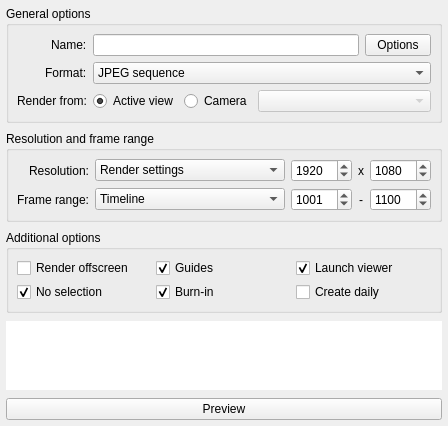
<?xml version="1.0" encoding="UTF-8"?>
<ui version="4.0">
 <class>MainWindow</class>
 <widget class="QMainWindow" name="MainWindow">
  <property name="geometry">
   <rect>
    <x>0</x>
    <y>0</y>
    <width>448</width>
    <height>426</height>
   </rect>
  </property>
  <property name="windowTitle">
   <string>Preview</string>
  </property>
  <widget class="QWidget" name="centralwidget">
   <property name="xmlCategory" stdset="0">
    <string>preview</string>
   </property>
   <layout class="QVBoxLayout" name="main_verticalLayout">
    <property name="spacing">
     <number>8</number>
    </property>
    <property name="margin">
     <number>6</number>
    </property>
    <item>
     <widget class="QGroupBox" name="generalOptions_groupBox">
      <property name="title">
       <string>General options</string>
      </property>
      <property name="flat">
       <bool>false</bool>
      </property>
      <property name="checkable">
       <bool>false</bool>
      </property>
      <property name="expandable" stdset="0">
       <bool>true</bool>
      </property>
      <layout class="QFormLayout" name="formLayout">
       <property name="labelAlignment">
        <set>Qt::AlignRight|Qt::AlignTrailing|Qt::AlignVCenter</set>
       </property>
       <property name="horizontalSpacing">
        <number>6</number>
       </property>
       <property name="verticalSpacing">
        <number>6</number>
       </property>
       <property name="margin">
        <number>8</number>
       </property>
       <item row="0" column="0">
        <widget class="QLabel" name="name_label">
         <property name="text">
          <string>Name:</string>
         </property>
         <property name="buddy">
          <cstring>name_lineEdit</cstring>
         </property>
        </widget>
       </item>
       <item row="0" column="1">
        <widget class="QFrame" name="name_frame">
         <property name="frameShape">
          <enum>QFrame::NoFrame</enum>
         </property>
         <property name="frameShadow">
          <enum>QFrame::Plain</enum>
         </property>
         <property name="lineWidth">
          <number>0</number>
         </property>
         <layout class="QHBoxLayout" name="name_horizontalLayout">
          <property name="spacing">
           <number>6</number>
          </property>
          <property name="margin">
           <number>0</number>
          </property>
          <item>
           <widget class="QLineEdit" name="name_lineEdit">
            <property name="mandatoryField" stdset="0">
             <bool>false</bool>
            </property>
            <property name="xmlTag" stdset="0">
             <string>name</string>
            </property>
           </widget>
          </item>
          <item>
           <widget class="QToolButton" name="nameUpdate_toolButton">
            <property name="sizePolicy">
             <sizepolicy hsizetype="Maximum" vsizetype="Fixed">
              <horstretch>0</horstretch>
              <verstretch>0</verstretch>
             </sizepolicy>
            </property>
            <property name="toolTip">
             <string>Output file name options</string>
            </property>
            <property name="styleSheet">
             <string notr="true">QToolButton {
	padding: 1px 12px 2px 1px;
}

QToolButton:pressed, QToolButton:checked:pressed {
	padding: 2px 11px 1px 2px;
}
</string>
            </property>
            <property name="text">
             <string>Options</string>
            </property>
            <property name="iconSize">
             <size>
              <width>15</width>
              <height>15</height>
             </size>
            </property>
            <property name="popupMode">
             <enum>QToolButton::InstantPopup</enum>
            </property>
            <property name="toolButtonStyle">
             <enum>Qt::ToolButtonIconOnly</enum>
            </property>
            <property name="attach" stdset="0">
             <bool>true</bool>
            </property>
           </widget>
          </item>
         </layout>
        </widget>
       </item>
       <item row="1" column="0">
        <widget class="QLabel" name="format_label">
         <property name="text">
          <string>Format:</string>
         </property>
         <property name="buddy">
          <cstring>format_comboBox</cstring>
         </property>
        </widget>
       </item>
       <item row="1" column="1">
        <widget class="QComboBox" name="format_comboBox">
         <property name="xmlTag" stdset="0">
          <string>format</string>
         </property>
         <item>
          <property name="text">
           <string>JPEG sequence</string>
          </property>
         </item>
         <item>
          <property name="text">
           <string>TIFF sequence</string>
          </property>
         </item>
         <item>
          <property name="text">
           <string>QuickTime</string>
          </property>
         </item>
        </widget>
       </item>
       <item row="2" column="0">
        <widget class="QLabel" name="view_label">
         <property name="text">
          <string>Render from:</string>
         </property>
         <property name="alignment">
          <set>Qt::AlignRight|Qt::AlignTrailing|Qt::AlignVCenter</set>
         </property>
        </widget>
       </item>
       <item row="2" column="1">
        <widget class="QFrame" name="view_frame">
         <property name="frameShape">
          <enum>QFrame::NoFrame</enum>
         </property>
         <property name="frameShadow">
          <enum>QFrame::Plain</enum>
         </property>
         <property name="lineWidth">
          <number>0</number>
         </property>
         <layout class="QHBoxLayout" name="camera_horizontalLayout">
          <property name="spacing">
           <number>6</number>
          </property>
          <property name="margin">
           <number>0</number>
          </property>
          <item>
           <widget class="QRadioButton" name="activeView_radioButton">
            <property name="sizePolicy">
             <sizepolicy hsizetype="Maximum" vsizetype="Fixed">
              <horstretch>0</horstretch>
              <verstretch>0</verstretch>
             </sizepolicy>
            </property>
            <property name="text">
             <string>Active view</string>
            </property>
            <property name="checked">
             <bool>true</bool>
            </property>
            <property name="autoExclusive">
             <bool>true</bool>
            </property>
            <property name="xmlTag" stdset="0">
             <string>renderfrom</string>
            </property>
           </widget>
          </item>
          <item>
           <widget class="QRadioButton" name="camera_radioButton">
            <property name="sizePolicy">
             <sizepolicy hsizetype="Maximum" vsizetype="Fixed">
              <horstretch>0</horstretch>
              <verstretch>0</verstretch>
             </sizepolicy>
            </property>
            <property name="text">
             <string>Camera</string>
            </property>
            <property name="checked">
             <bool>false</bool>
            </property>
            <property name="autoExclusive">
             <bool>true</bool>
            </property>
            <property name="xmlTag" stdset="0">
             <string>renderfrom</string>
            </property>
           </widget>
          </item>
          <item>
           <widget class="QComboBox" name="camera_comboBox">
            <property name="enabled">
             <bool>false</bool>
            </property>
            <property name="sizePolicy">
             <sizepolicy hsizetype="Expanding" vsizetype="Fixed">
              <horstretch>0</horstretch>
              <verstretch>0</verstretch>
             </sizepolicy>
            </property>
            <property name="xmlTag" stdset="0">
             <string>camera</string>
            </property>
           </widget>
          </item>
         </layout>
        </widget>
       </item>
      </layout>
      <zorder>name_label</zorder>
      <zorder>view_label</zorder>
      <zorder>format_label</zorder>
      <zorder>name_frame</zorder>
      <zorder>format_comboBox</zorder>
      <zorder>view_frame</zorder>
     </widget>
    </item>
    <item>
     <widget class="QGroupBox" name="res_range_groupBox">
      <property name="layoutDirection">
       <enum>Qt::LeftToRight</enum>
      </property>
      <property name="title">
       <string>Resolution and frame range</string>
      </property>
      <property name="flat">
       <bool>false</bool>
      </property>
      <property name="checkable">
       <bool>false</bool>
      </property>
      <property name="expandable" stdset="0">
       <bool>true</bool>
      </property>
      <layout class="QGridLayout" name="res_range_gridLayout">
       <property name="margin">
        <number>8</number>
       </property>
       <property name="spacing">
        <number>6</number>
       </property>
       <item row="2" column="0">
        <widget class="QLabel" name="range_label">
         <property name="text">
          <string>Frame range:</string>
         </property>
         <property name="alignment">
          <set>Qt::AlignRight|Qt::AlignTrailing|Qt::AlignVCenter</set>
         </property>
         <property name="buddy">
          <cstring>range_comboBox</cstring>
         </property>
        </widget>
       </item>
       <item row="1" column="0">
        <widget class="QLabel" name="resolution_label">
         <property name="text">
          <string>Resolution:</string>
         </property>
         <property name="alignment">
          <set>Qt::AlignRight|Qt::AlignTrailing|Qt::AlignVCenter</set>
         </property>
         <property name="buddy">
          <cstring>resolution_comboBox</cstring>
         </property>
        </widget>
       </item>
       <item row="2" column="3">
        <widget class="QLabel" name="rangeSep_label">
         <property name="text">
          <string>-</string>
         </property>
         <property name="alignment">
          <set>Qt::AlignCenter</set>
         </property>
        </widget>
       </item>
       <item row="2" column="2">
        <widget class="QSpinBox" name="start_spinBox">
         <property name="maximum">
          <number>9999</number>
         </property>
         <property name="value">
          <number>1001</number>
         </property>
        </widget>
       </item>
       <item row="2" column="4">
        <widget class="QSpinBox" name="end_spinBox">
         <property name="maximum">
          <number>9999</number>
         </property>
         <property name="value">
          <number>1100</number>
         </property>
        </widget>
       </item>
       <item row="2" column="1">
        <widget class="QComboBox" name="range_comboBox">
         <property name="sizePolicy">
          <sizepolicy hsizetype="Expanding" vsizetype="Fixed">
           <horstretch>0</horstretch>
           <verstretch>0</verstretch>
          </sizepolicy>
         </property>
         <property name="currentIndex">
          <number>1</number>
         </property>
         <property name="xmlTag" stdset="0">
          <string>framerangemode</string>
         </property>
         <item>
          <property name="text">
           <string>Shot default</string>
          </property>
         </item>
         <item>
          <property name="text">
           <string>Timeline</string>
          </property>
         </item>
         <item>
          <property name="text">
           <string>Current frame only</string>
          </property>
         </item>
         <item>
          <property name="text">
           <string>Custom</string>
          </property>
         </item>
        </widget>
       </item>
       <item row="1" column="4">
        <widget class="QSpinBox" name="y_spinBox">
         <property name="minimum">
          <number>1</number>
         </property>
         <property name="maximum">
          <number>99999</number>
         </property>
         <property name="value">
          <number>1080</number>
         </property>
        </widget>
       </item>
       <item row="1" column="3">
        <widget class="QLabel" name="resSep_label">
         <property name="text">
          <string>x</string>
         </property>
         <property name="alignment">
          <set>Qt::AlignCenter</set>
         </property>
        </widget>
       </item>
       <item row="1" column="2">
        <widget class="QSpinBox" name="x_spinBox">
         <property name="minimum">
          <number>1</number>
         </property>
         <property name="maximum">
          <number>99999</number>
         </property>
         <property name="value">
          <number>1920</number>
         </property>
        </widget>
       </item>
       <item row="1" column="1">
        <widget class="QComboBox" name="resolution_comboBox">
         <property name="sizePolicy">
          <sizepolicy hsizetype="Expanding" vsizetype="Fixed">
           <horstretch>0</horstretch>
           <verstretch>0</verstretch>
          </sizepolicy>
         </property>
         <property name="currentIndex">
          <number>5</number>
         </property>
         <property name="xmlTag" stdset="0">
          <string>resolutionmode</string>
         </property>
         <item>
          <property name="text">
           <string>Shot default</string>
          </property>
         </item>
         <item>
          <property name="text">
           <string>Proxy</string>
          </property>
         </item>
         <item>
          <property name="text">
           <string>150%</string>
          </property>
         </item>
         <item>
          <property name="text">
           <string>125%</string>
          </property>
         </item>
         <item>
          <property name="text">
           <string>110%</string>
          </property>
         </item>
         <item>
          <property name="text">
           <string>Render settings</string>
          </property>
         </item>
         <item>
          <property name="text">
           <string>75%</string>
          </property>
         </item>
         <item>
          <property name="text">
           <string>50%</string>
          </property>
         </item>
         <item>
          <property name="text">
           <string>25%</string>
          </property>
         </item>
         <item>
          <property name="text">
           <string>10%</string>
          </property>
         </item>
         <item>
          <property name="text">
           <string>Custom</string>
          </property>
         </item>
        </widget>
       </item>
      </layout>
     </widget>
    </item>
    <item>
     <widget class="QGroupBox" name="options_groupBox">
      <property name="title">
       <string>Additional options</string>
      </property>
      <property name="flat">
       <bool>false</bool>
      </property>
      <property name="checkable">
       <bool>false</bool>
      </property>
      <property name="expandable" stdset="0">
       <bool>true</bool>
      </property>
      <layout class="QGridLayout" name="options_gridLayout">
       <property name="margin">
        <number>8</number>
       </property>
       <property name="spacing">
        <number>4</number>
       </property>
       <item row="0" column="0">
        <widget class="QCheckBox" name="offscreen_checkBox">
         <property name="toolTip">
          <string>&lt;html&gt;&lt;head/&gt;&lt;body&gt;&lt;p&gt;Render the playblast offscreen.&lt;/p&gt;&lt;p&gt;The content of the viewport will not be visible whilst the playblast is being generated. Rendering may be slightly faster.&lt;/p&gt;&lt;p&gt;If using Maya's legacy viewport, this option should to be enabled to ensure correct output when the output resolution is larger than the viewport.&lt;/p&gt;&lt;/body&gt;&lt;/html&gt;</string>
         </property>
         <property name="text">
          <string>Render offscreen</string>
         </property>
         <property name="checked">
          <bool>false</bool>
         </property>
         <property name="xmlTag" stdset="0">
          <string>offscreen</string>
         </property>
        </widget>
       </item>
       <item row="0" column="1">
        <widget class="QCheckBox" name="guides_checkBox">
         <property name="toolTip">
          <string>&lt;html&gt;&lt;head/&gt;&lt;body&gt;&lt;p&gt;Apply guides.&lt;/p&gt;&lt;p&gt;(film / resolution gate, action / title safe areas, film origin, etc.)&lt;/p&gt;&lt;/body&gt;&lt;/html&gt;</string>
         </property>
         <property name="text">
          <string>Guides</string>
         </property>
         <property name="checked">
          <bool>true</bool>
         </property>
         <property name="xmlTag" stdset="0">
          <string>guides</string>
         </property>
        </widget>
       </item>
       <item row="0" column="2">
        <widget class="QCheckBox" name="launchViewer_checkBox">
         <property name="toolTip">
          <string>View the playblast in frame viewer when done.</string>
         </property>
         <property name="text">
          <string>Launch viewer</string>
         </property>
         <property name="checked">
          <bool>true</bool>
         </property>
         <property name="xmlTag" stdset="0">
          <string>launchviewer</string>
         </property>
        </widget>
       </item>
       <item row="1" column="0">
        <widget class="QCheckBox" name="noSelection_checkBox">
         <property name="toolTip">
          <string>&lt;html&gt;&lt;head/&gt;&lt;body&gt;&lt;p&gt;Disable selection highlight in the generated playblast.&lt;/p&gt;&lt;/body&gt;&lt;/html&gt;</string>
         </property>
         <property name="text">
          <string>No selection</string>
         </property>
         <property name="checked">
          <bool>true</bool>
         </property>
         <property name="xmlTag" stdset="0">
          <string>noselection</string>
         </property>
        </widget>
       </item>
       <item row="1" column="1">
        <widget class="QCheckBox" name="burnin_checkBox">
         <property name="toolTip">
          <string>&lt;html&gt;&lt;head/&gt;&lt;body&gt;&lt;p&gt;Apply burn-in.&lt;/p&gt;&lt;p&gt;Overlays the picture with data such as frame number, camera info, date &amp;amp; time, artist name, etc.&lt;/p&gt;&lt;/body&gt;&lt;/html&gt;</string>
         </property>
         <property name="text">
          <string>Burn-in</string>
         </property>
         <property name="checked">
          <bool>true</bool>
         </property>
         <property name="xmlTag" stdset="0">
          <string>burnin</string>
         </property>
        </widget>
       </item>
       <item row="1" column="2">
        <widget class="QCheckBox" name="createDaily_checkBox">
         <property name="toolTip">
          <string>&lt;html&gt;&lt;head/&gt;&lt;body&gt;&lt;p&gt;Create and publish the playblast to dailies.&lt;/p&gt;&lt;p&gt;(not compatible with QuickTime output)&lt;/p&gt;&lt;/body&gt;&lt;/html&gt;</string>
         </property>
         <property name="text">
          <string>Create daily</string>
         </property>
         <property name="checked">
          <bool>false</bool>
         </property>
         <property name="xmlTag" stdset="0">
          <string>createdaily</string>
         </property>
        </widget>
       </item>
      </layout>
     </widget>
    </item>
    <item>
     <spacer name="verticalSpacer">
      <property name="orientation">
       <enum>Qt::Vertical</enum>
      </property>
      <property name="sizeHint" stdset="0">
       <size>
        <width>32</width>
        <height>12</height>
       </size>
      </property>
     </spacer>
    </item>
    <item>
     <widget class="QPlainTextEdit" name="message_plainTextEdit">
      <property name="sizePolicy">
       <sizepolicy hsizetype="Expanding" vsizetype="Preferred">
        <horstretch>0</horstretch>
        <verstretch>0</verstretch>
       </sizepolicy>
      </property>
      <property name="frameShape">
       <enum>QFrame::NoFrame</enum>
      </property>
      <property name="frameShadow">
       <enum>QFrame::Plain</enum>
      </property>
      <property name="readOnly">
       <bool>true</bool>
      </property>
      <property name="warning" stdset="0">
       <bool>true</bool>
      </property>
     </widget>
    </item>
    <item>
     <widget class="QPushButton" name="preview_pushButton">
      <property name="text">
       <string>Preview</string>
      </property>
      <property name="iconSize">
       <size>
        <width>11</width>
        <height>11</height>
       </size>
      </property>
      <property name="flat">
       <bool>false</bool>
      </property>
     </widget>
    </item>
   </layout>
  </widget>
 </widget>
 <tabstops>
  <tabstop>resolution_comboBox</tabstop>
  <tabstop>x_spinBox</tabstop>
  <tabstop>y_spinBox</tabstop>
  <tabstop>range_comboBox</tabstop>
  <tabstop>start_spinBox</tabstop>
  <tabstop>end_spinBox</tabstop>
  <tabstop>offscreen_checkBox</tabstop>
  <tabstop>guides_checkBox</tabstop>
  <tabstop>launchViewer_checkBox</tabstop>
  <tabstop>noSelection_checkBox</tabstop>
  <tabstop>burnin_checkBox</tabstop>
  <tabstop>createDaily_checkBox</tabstop>
  <tabstop>message_plainTextEdit</tabstop>
  <tabstop>preview_pushButton</tabstop>
 </tabstops>
 <resources>
  <include location="rsc.qrc"/>
 </resources>
 <connections>
  <connection>
   <sender>camera_radioButton</sender>
   <signal>toggled(bool)</signal>
   <receiver>camera_comboBox</receiver>
   <slot>setEnabled(bool)</slot>
   <hints>
    <hint type="sourcelabel">
     <x>212</x>
     <y>95</y>
    </hint>
    <hint type="destinationlabel">
     <x>381</x>
     <y>97</y>
    </hint>
   </hints>
  </connection>
 </connections>
</ui>
